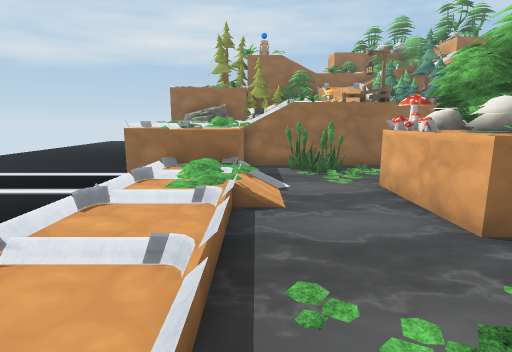
view 1 (above)

18 first-person views from a walk through a 3-D level made in the Unity game engine. The camera is 1.2 m above the floor, tilts 10° down and sees 80° across. The floor is counted in squares, 1 m on a side. Each view is taken from the middle of a square. On the plan, view 1 faces up. The plan holds only what a view shows up to about 13 squares ahead; the rest is blank. The place goes on beyond the plan. Some surface patterns are stand-ins.

view 2
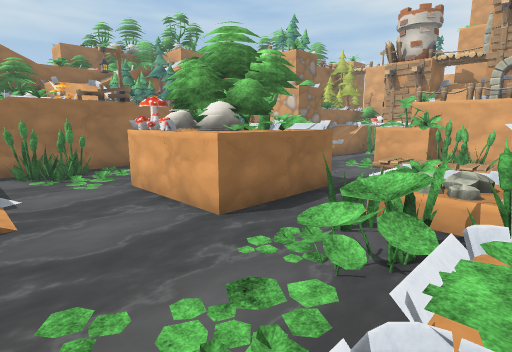

view 3
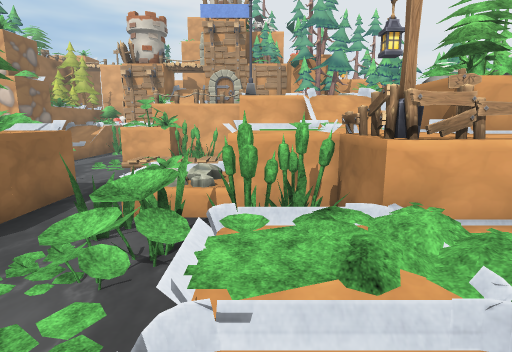

view 4
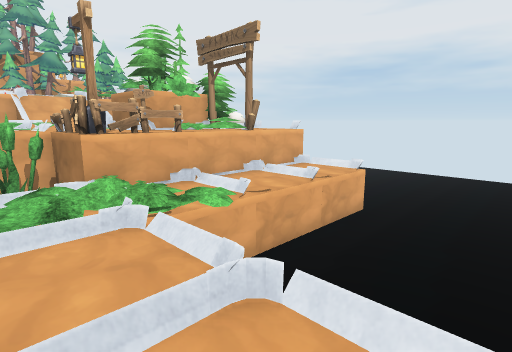

view 5
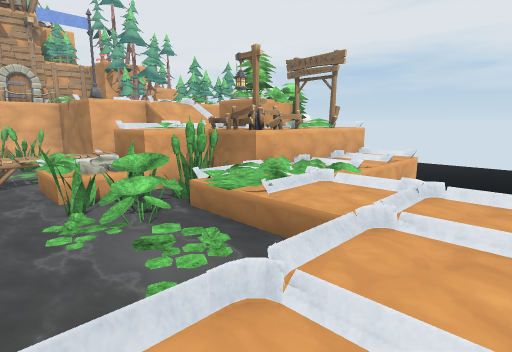

view 6
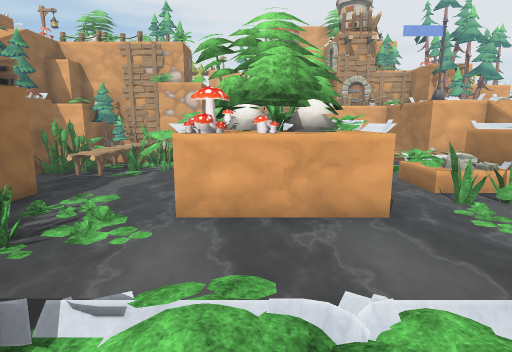

view 7
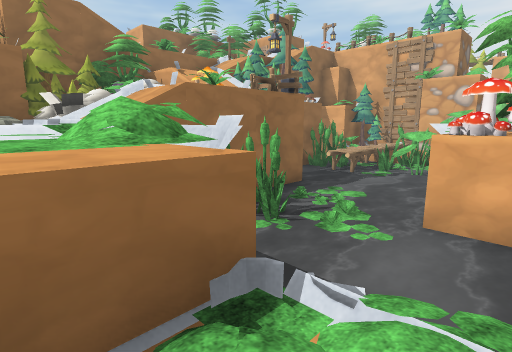

view 8
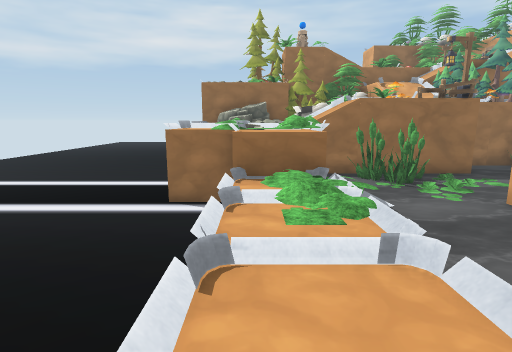

view 9
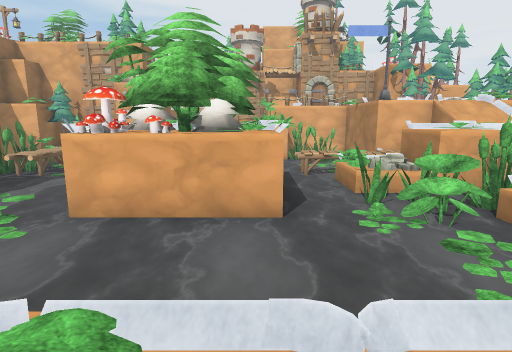

view 10
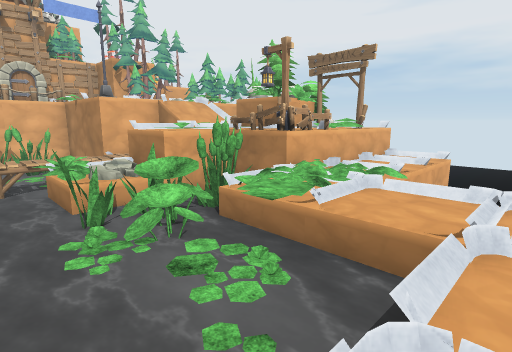

view 11
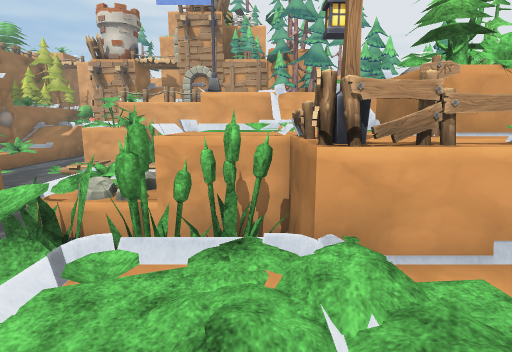

view 12
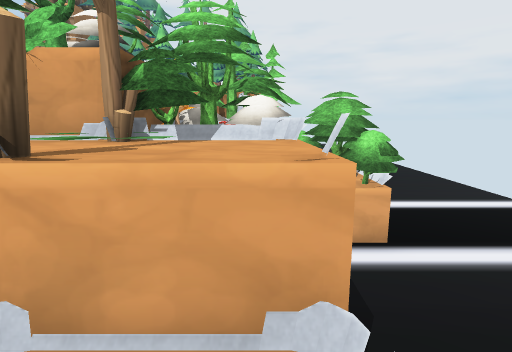

view 13
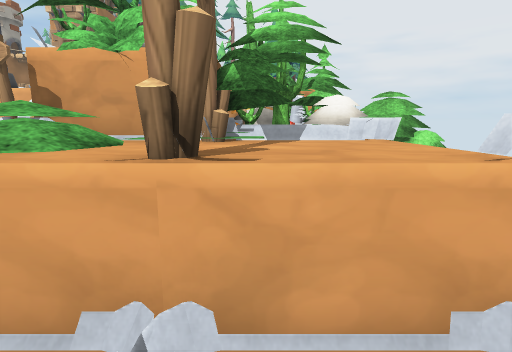

view 14
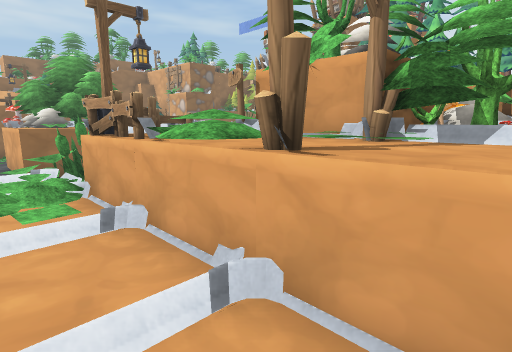

view 15
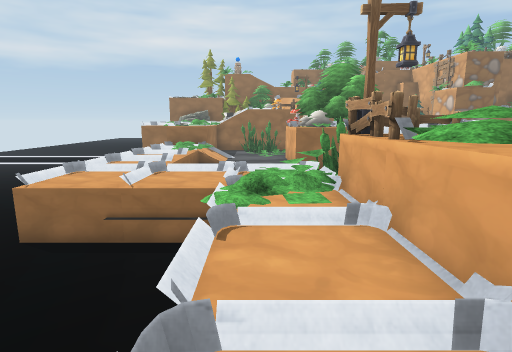

view 16
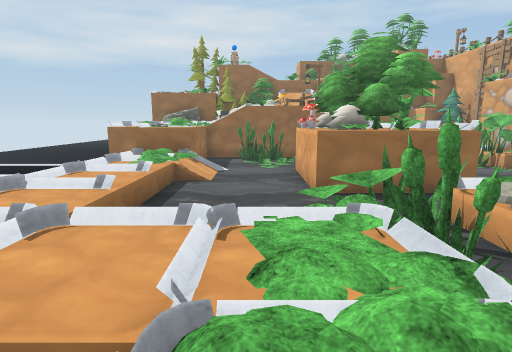

view 17
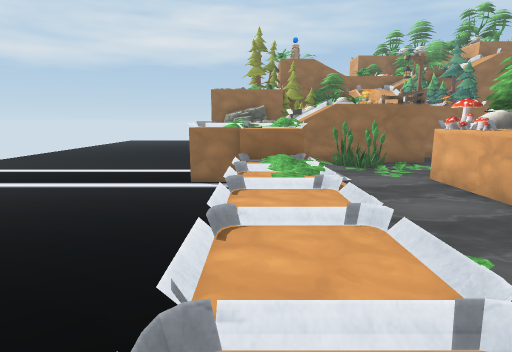

view 18
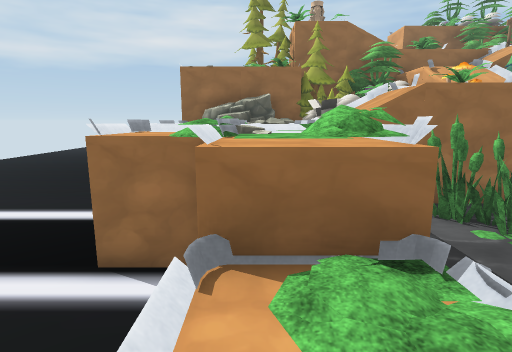

### Floor plan
Key: @ floor where view 1 was taken; # wall or solid block; . main floor; - floor 1 m lower than the main floor; / step, stairs or slope; ~ water the walk can cross; ≈ water the walk keeps out of; ^ raised ledge; v drop or lower ground; P plant; R rock; F fence; T tree; O other object.
Columns run from 4 left of view 1 to 14 right of it. Each row starts with its distance up from view 1.
 15            ###
 14            ~~~P
 13    #######~~PPPOO
 12    #~~PP~~~~OPOOP
 11 #PR#~~P~P-~~~POOP
 10 vPO#~~-PP~~~~P--P##
  9 vvPP~~~-~~~~  OPOOP
  8 vv.P≈~~~#     ~-~~~
  7 vv.P/~~~#    ~~~~~~
  6 vv..P~~~#    ~~~O~-
  5 vv..~~~~####~~~--#
  4 vv..~~~~~~~~~≈~ -##
  3 vv..~-~-P~~~OO-~~P#
  2 vv..~P-PPPPOPO~OP~#
  1 v ..~~~~PPR^     ~#
  0 vv..@..PP~##OO#####
 -1 vv....PP P#   #
 -2  vvvvPP.FF#
 -3   vvvP..FO###
 -4   vvvv..PP##^    v
 -5   vvvv..PPT#     v
 -6   vvvv..^O O O
 -7   vvvv..^^^T#OT
 -8    vvvv  vv
 -9    vvvv  vvT T
-10    vvvvv vvvTv

Positions as (right, up) in squares from view 1, and headings:
1: (0, 0), facing up
2: (0, 0), facing up-right
3: (0, 0), facing right
4: (-2, 0), facing down-right
5: (-2, 4), facing down-right
6: (-2, 7), facing right
7: (-2, 7), facing up-right
8: (-2, 2), facing up
9: (-2, 5), facing right
10: (-1, 4), facing down-right
11: (1, -1), facing right
12: (2, -7), facing right
13: (2, -6), facing right
14: (2, -7), facing up-right
15: (2, -7), facing up
16: (2, -3), facing up
17: (-2, -1), facing up
18: (-2, 6), facing up
